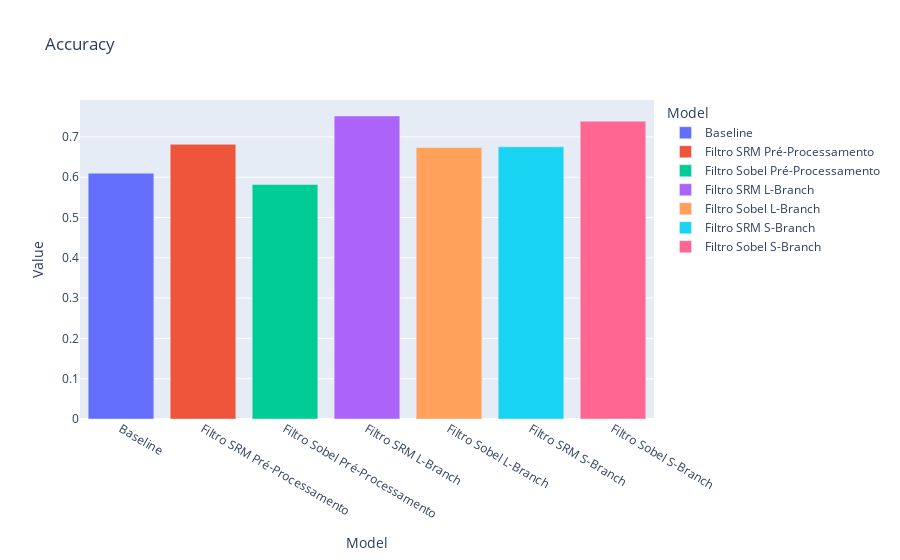
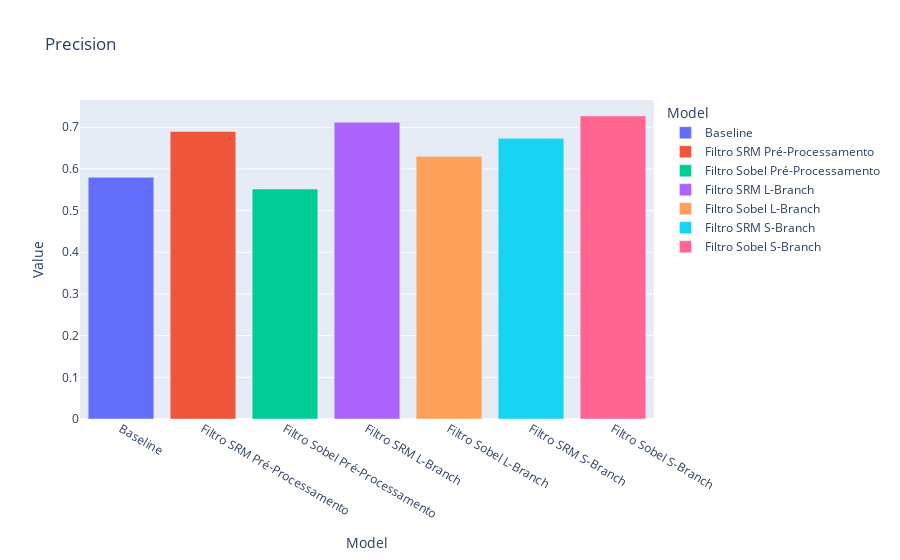
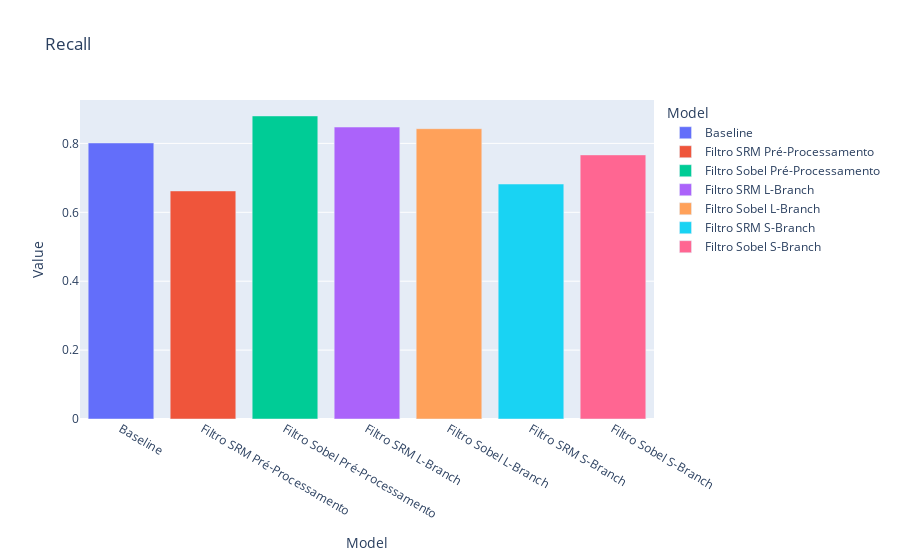
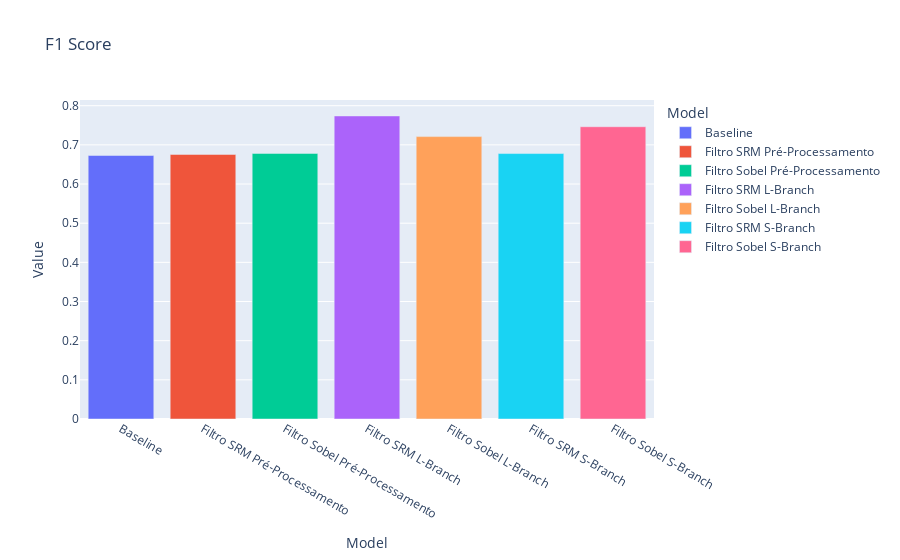

Notebook cell for these charts, in order:
### Code cell
import os
import pandas as pd
import plotly.express as px

all_metrics = []

for log in logs_to_read:
    path = os.path.join(logs_folder, str(log))
    
    # if log in [12, 13, '14_no_srm', '16_new_srm', '17_sobel_0_5']:
    metrics = os.path.join(path, 'metrics_dfdc.csv')
    # else:
    #     metrics = os.path.join(path, 'only_filter_3', 'metrics_dfdc.csv')

    df = pd.read_csv(metrics)
    
    model_info = get_model_info(path)
    is_srm = get_model(log)
    
    df['Model'] = is_srm
    
    all_metrics.append(df)

all_metrics_df = pd.concat(all_metrics, ignore_index=True)

metrics_to_plot = all_metrics_df['Metric'].unique()

for metric in metrics_to_plot:
    df_filtered = all_metrics_df[all_metrics_df['Metric'] == metric]
    
    fig = px.bar(df_filtered, y='Value', x='Model', title=f'{metric}', color='Model')
    fig.show()


all_metrics_celeb = []

for log in logs_to_read:
    path = os.path.join(logs_folder, str(log))

    
    # if log in [12, 13, '14_no_srm', '16_new_srm', '17_sobel_0_5']:
    metrics_celeb = os.path.join(path, 'metrics_celeb.csv')
    # else:
    #     metrics_celeb = os.path.join(path, 'only_filter_3', 'metrics_celeb.csv')

    df_celeb = pd.read_csv(metrics_celeb)
    
    model_info = get_model_info(path)
    
    is_srm = get_model(log)
    
    df_celeb['Model'] = is_srm
    
    all_metrics_celeb.append(df_celeb)

all_metrics_celeb_df = pd.concat(all_metrics_celeb, ignore_index=True)

for metric in metrics_to_plot:
    df_filtered_celeb = all_metrics_celeb_df[all_metrics_celeb_df['Metric'] == metric]
   
    fig = px.bar(df_filtered_celeb, y='Value', x='Model', title=f'{metric} - CELEBDFV2', color='Model')
    fig.show()

### Figure 1 — Plotly figure (JSON) as saved in the notebook; plotly's stock layout.template omitted (floating-point values rounded to 4 significant figures)
{"data": [{"alignmentgroup": "True", "hovertemplate": "Model=%{x}<br>Value=%{y}<extra></extra>", "legendgroup": "Baseline", "marker": {"color": "#636efa", "pattern": {"shape": ""}}, "name": "Baseline", "offsetgroup": "Baseline", "orientation": "v", "showlegend": true, "textposition": "auto", "type": "bar", "x": ["Baseline"], "xaxis": "x", "y": [0.61], "yaxis": "y"}, {"alignmentgroup": "True", "hovertemplate": "Model=%{x}<br>Value=%{y}<extra></extra>", "legendgroup": "Filtro SRM Pré-Processamento", "marker": {"color": "#EF553B", "pattern": {"shape": ""}}, "name": "Filtro SRM Pré-Processamento", "offsetgroup": "Filtro SRM Pré-Processamento", "orientation": "v", "showlegend": true, "textposition": "auto", "type": "bar", "x": ["Filtro SRM Pré-Processamento"], "xaxis": "x", "y": [0.6817], "yaxis": "y"}, {"alignmentgroup": "True", "hovertemplate": "Model=%{x}<br>Value=%{y}<extra></extra>", "legendgroup": "Filtro Sobel Pré-Processamento ", "marker": {"color": "#00cc96", "pattern": {"shape": ""}}, "name": "Filtro Sobel Pré-Processamento ", "offsetgroup": "Filtro Sobel Pré-Processamento ", "orientation": "v", "showlegend": true, "textposition": "auto", "type": "bar", "x": ["Filtro Sobel Pré-Processamento "], "xaxis": "x", "y": [0.582], "yaxis": "y"}, {"alignmentgroup": "True", "hovertemplate": "Model=%{x}<br>Value=%{y}<extra></extra>", "legendgroup": "Filtro SRM L-Branch", "marker": {"color": "#ab63fa", "pattern": {"shape": ""}}, "name": "Filtro SRM L-Branch", "offsetgroup": "Filtro SRM L-Branch", "orientation": "v", "showlegend": true, "textposition": "auto", "type": "bar", "x": ["Filtro SRM L-Branch"], "xaxis": "x", "y": [0.752], "yaxis": "y"}, {"alignmentgroup": "True", "hovertemplate": "Model=%{x}<br>Value=%{y}<extra></extra>", "legendgroup": "Filtro Sobel L-Branch", "marker": {"color": "#FFA15A", "pattern": {"shape": ""}}, "name": "Filtro Sobel L-Branch", "offsetgroup": "Filtro Sobel L-Branch", "orientation": "v", "showlegend": true, "textposition": "auto", "type": "bar", "x": ["Filtro Sobel L-Branch"], "xaxis": "x", "y": [0.6737], "yaxis": "y"}, {"alignmentgroup": "True", "hovertemplate": "Model=%{x}<br>Value=%{y}<extra></extra>", "legendgroup": "Filtro SRM S-Branch", "marker": {"color": "#19d3f3", "pattern": {"shape": ""}}, "name": "Filtro SRM S-Branch", "offsetgroup": "Filtro SRM S-Branch", "orientation": "v", "showlegend": true, "textposition": "auto", "type": "bar", "x": ["Filtro SRM S-Branch"], "xaxis": "x", "y": [0.6755], "yaxis": "y"}, {"alignmentgroup": "True", "hovertemplate": "Model=%{x}<br>Value=%{y}<extra></extra>", "legendgroup": "Filtro Sobel S-Branch", "marker": {"color": "#FF6692", "pattern": {"shape": ""}}, "name": "Filtro Sobel S-Branch", "offsetgroup": "Filtro Sobel S-Branch", "orientation": "v", "showlegend": true, "textposition": "auto", "type": "bar", "x": ["Filtro Sobel S-Branch"], "xaxis": "x", "y": [0.7391], "yaxis": "y"}], "layout": {"barmode": "relative", "legend": {"title": {"text": "Model"}, "tracegroupgap": 0}, "title": {"text": "Accuracy"}, "xaxis": {"anchor": "y", "categoryarray": ["Baseline", "Filtro SRM Pré-Processamento", "Filtro Sobel Pré-Processamento ", "Filtro SRM L-Branch", "Filtro Sobel L-Branch", "Filtro SRM S-Branch", "Filtro Sobel S-Branch"], "categoryorder": "array", "domain": [0, 1], "title": {"text": "Model"}}, "yaxis": {"anchor": "x", "domain": [0, 1], "title": {"text": "Value"}}}}

### Figure 2 — Plotly figure (JSON) as saved in the notebook; plotly's stock layout.template omitted (floating-point values rounded to 4 significant figures)
{"data": [{"alignmentgroup": "True", "hovertemplate": "Model=%{x}<br>Value=%{y}<extra></extra>", "legendgroup": "Baseline", "marker": {"color": "#636efa", "pattern": {"shape": ""}}, "name": "Baseline", "offsetgroup": "Baseline", "orientation": "v", "showlegend": true, "textposition": "auto", "type": "bar", "x": ["Baseline"], "xaxis": "x", "y": [0.58], "yaxis": "y"}, {"alignmentgroup": "True", "hovertemplate": "Model=%{x}<br>Value=%{y}<extra></extra>", "legendgroup": "Filtro SRM Pré-Processamento", "marker": {"color": "#EF553B", "pattern": {"shape": ""}}, "name": "Filtro SRM Pré-Processamento", "offsetgroup": "Filtro SRM Pré-Processamento", "orientation": "v", "showlegend": true, "textposition": "auto", "type": "bar", "x": ["Filtro SRM Pré-Processamento"], "xaxis": "x", "y": [0.6897], "yaxis": "y"}, {"alignmentgroup": "True", "hovertemplate": "Model=%{x}<br>Value=%{y}<extra></extra>", "legendgroup": "Filtro Sobel Pré-Processamento ", "marker": {"color": "#00cc96", "pattern": {"shape": ""}}, "name": "Filtro Sobel Pré-Processamento ", "offsetgroup": "Filtro Sobel Pré-Processamento ", "orientation": "v", "showlegend": true, "textposition": "auto", "type": "bar", "x": ["Filtro Sobel Pré-Processamento "], "xaxis": "x", "y": [0.5517], "yaxis": "y"}, {"alignmentgroup": "True", "hovertemplate": "Model=%{x}<br>Value=%{y}<extra></extra>", "legendgroup": "Filtro SRM L-Branch", "marker": {"color": "#ab63fa", "pattern": {"shape": ""}}, "name": "Filtro SRM L-Branch", "offsetgroup": "Filtro SRM L-Branch", "orientation": "v", "showlegend": true, "textposition": "auto", "type": "bar", "x": ["Filtro SRM L-Branch"], "xaxis": "x", "y": [0.712], "yaxis": "y"}, {"alignmentgroup": "True", "hovertemplate": "Model=%{x}<br>Value=%{y}<extra></extra>", "legendgroup": "Filtro Sobel L-Branch", "marker": {"color": "#FFA15A", "pattern": {"shape": ""}}, "name": "Filtro Sobel L-Branch", "offsetgroup": "Filtro Sobel L-Branch", "orientation": "v", "showlegend": true, "textposition": "auto", "type": "bar", "x": ["Filtro Sobel L-Branch"], "xaxis": "x", "y": [0.6302], "yaxis": "y"}, {"alignmentgroup": "True", "hovertemplate": "Model=%{x}<br>Value=%{y}<extra></extra>", "legendgroup": "Filtro SRM S-Branch", "marker": {"color": "#19d3f3", "pattern": {"shape": ""}}, "name": "Filtro SRM S-Branch", "offsetgroup": "Filtro SRM S-Branch", "orientation": "v", "showlegend": true, "textposition": "auto", "type": "bar", "x": ["Filtro SRM S-Branch"], "xaxis": "x", "y": [0.6737], "yaxis": "y"}, {"alignmentgroup": "True", "hovertemplate": "Model=%{x}<br>Value=%{y}<extra></extra>", "legendgroup": "Filtro Sobel S-Branch", "marker": {"color": "#FF6692", "pattern": {"shape": ""}}, "name": "Filtro Sobel S-Branch", "offsetgroup": "Filtro Sobel S-Branch", "orientation": "v", "showlegend": true, "textposition": "auto", "type": "bar", "x": ["Filtro Sobel S-Branch"], "xaxis": "x", "y": [0.7271], "yaxis": "y"}], "layout": {"barmode": "relative", "legend": {"title": {"text": "Model"}, "tracegroupgap": 0}, "title": {"text": "Precision"}, "xaxis": {"anchor": "y", "categoryarray": ["Baseline", "Filtro SRM Pré-Processamento", "Filtro Sobel Pré-Processamento ", "Filtro SRM L-Branch", "Filtro Sobel L-Branch", "Filtro SRM S-Branch", "Filtro Sobel S-Branch"], "categoryorder": "array", "domain": [0, 1], "title": {"text": "Model"}}, "yaxis": {"anchor": "x", "domain": [0, 1], "title": {"text": "Value"}}}}

### Figure 3 — Plotly figure (JSON) as saved in the notebook; plotly's stock layout.template omitted (floating-point values rounded to 4 significant figures)
{"data": [{"alignmentgroup": "True", "hovertemplate": "Model=%{x}<br>Value=%{y}<extra></extra>", "legendgroup": "Baseline", "marker": {"color": "#636efa", "pattern": {"shape": ""}}, "name": "Baseline", "offsetgroup": "Baseline", "orientation": "v", "showlegend": true, "textposition": "auto", "type": "bar", "x": ["Baseline"], "xaxis": "x", "y": [0.8012], "yaxis": "y"}, {"alignmentgroup": "True", "hovertemplate": "Model=%{x}<br>Value=%{y}<extra></extra>", "legendgroup": "Filtro SRM Pré-Processamento", "marker": {"color": "#EF553B", "pattern": {"shape": ""}}, "name": "Filtro SRM Pré-Processamento", "offsetgroup": "Filtro SRM Pré-Processamento", "orientation": "v", "showlegend": true, "textposition": "auto", "type": "bar", "x": ["Filtro SRM Pré-Processamento"], "xaxis": "x", "y": [0.662], "yaxis": "y"}, {"alignmentgroup": "True", "hovertemplate": "Model=%{x}<br>Value=%{y}<extra></extra>", "legendgroup": "Filtro Sobel Pré-Processamento ", "marker": {"color": "#00cc96", "pattern": {"shape": ""}}, "name": "Filtro Sobel Pré-Processamento ", "offsetgroup": "Filtro Sobel Pré-Processamento ", "orientation": "v", "showlegend": true, "textposition": "auto", "type": "bar", "x": ["Filtro Sobel Pré-Processamento "], "xaxis": "x", "y": [0.8797], "yaxis": "y"}, {"alignmentgroup": "True", "hovertemplate": "Model=%{x}<br>Value=%{y}<extra></extra>", "legendgroup": "Filtro SRM L-Branch", "marker": {"color": "#ab63fa", "pattern": {"shape": ""}}, "name": "Filtro SRM L-Branch", "offsetgroup": "Filtro SRM L-Branch", "orientation": "v", "showlegend": true, "textposition": "auto", "type": "bar", "x": ["Filtro SRM L-Branch"], "xaxis": "x", "y": [0.8475], "yaxis": "y"}, {"alignmentgroup": "True", "hovertemplate": "Model=%{x}<br>Value=%{y}<extra></extra>", "legendgroup": "Filtro Sobel L-Branch", "marker": {"color": "#FFA15A", "pattern": {"shape": ""}}, "name": "Filtro Sobel L-Branch", "offsetgroup": "Filtro Sobel L-Branch", "orientation": "v", "showlegend": true, "textposition": "auto", "type": "bar", "x": ["Filtro Sobel L-Branch"], "xaxis": "x", "y": [0.8427], "yaxis": "y"}, {"alignmentgroup": "True", "hovertemplate": "Model=%{x}<br>Value=%{y}<extra></extra>", "legendgroup": "Filtro SRM S-Branch", "marker": {"color": "#19d3f3", "pattern": {"shape": ""}}, "name": "Filtro SRM S-Branch", "offsetgroup": "Filtro SRM S-Branch", "orientation": "v", "showlegend": true, "textposition": "auto", "type": "bar", "x": ["Filtro SRM S-Branch"], "xaxis": "x", "y": [0.6821], "yaxis": "y"}, {"alignmentgroup": "True", "hovertemplate": "Model=%{x}<br>Value=%{y}<extra></extra>", "legendgroup": "Filtro Sobel S-Branch", "marker": {"color": "#FF6692", "pattern": {"shape": ""}}, "name": "Filtro Sobel S-Branch", "offsetgroup": "Filtro Sobel S-Branch", "orientation": "v", "showlegend": true, "textposition": "auto", "type": "bar", "x": ["Filtro Sobel S-Branch"], "xaxis": "x", "y": [0.7666], "yaxis": "y"}], "layout": {"barmode": "relative", "legend": {"title": {"text": "Model"}, "tracegroupgap": 0}, "title": {"text": "Recall"}, "xaxis": {"anchor": "y", "categoryarray": ["Baseline", "Filtro SRM Pré-Processamento", "Filtro Sobel Pré-Processamento ", "Filtro SRM L-Branch", "Filtro Sobel L-Branch", "Filtro SRM S-Branch", "Filtro Sobel S-Branch"], "categoryorder": "array", "domain": [0, 1], "title": {"text": "Model"}}, "yaxis": {"anchor": "x", "domain": [0, 1], "title": {"text": "Value"}}}}

### Figure 4 — Plotly figure (JSON) as saved in the notebook; plotly's stock layout.template omitted (floating-point values rounded to 4 significant figures)
{"data": [{"alignmentgroup": "True", "hovertemplate": "Model=%{x}<br>Value=%{y}<extra></extra>", "legendgroup": "Baseline", "marker": {"color": "#636efa", "pattern": {"shape": ""}}, "name": "Baseline", "offsetgroup": "Baseline", "orientation": "v", "showlegend": true, "textposition": "auto", "type": "bar", "x": ["Baseline"], "xaxis": "x", "y": [0.6729], "yaxis": "y"}, {"alignmentgroup": "True", "hovertemplate": "Model=%{x}<br>Value=%{y}<extra></extra>", "legendgroup": "Filtro SRM Pré-Processamento", "marker": {"color": "#EF553B", "pattern": {"shape": ""}}, "name": "Filtro SRM Pré-Processamento", "offsetgroup": "Filtro SRM Pré-Processamento", "orientation": "v", "showlegend": true, "textposition": "auto", "type": "bar", "x": ["Filtro SRM Pré-Processamento"], "xaxis": "x", "y": [0.6756], "yaxis": "y"}, {"alignmentgroup": "True", "hovertemplate": "Model=%{x}<br>Value=%{y}<extra></extra>", "legendgroup": "Filtro Sobel Pré-Processamento ", "marker": {"color": "#00cc96", "pattern": {"shape": ""}}, "name": "Filtro Sobel Pré-Processamento ", "offsetgroup": "Filtro Sobel Pré-Processamento ", "orientation": "v", "showlegend": true, "textposition": "auto", "type": "bar", "x": ["Filtro Sobel Pré-Processamento "], "xaxis": "x", "y": [0.6781], "yaxis": "y"}, {"alignmentgroup": "True", "hovertemplate": "Model=%{x}<br>Value=%{y}<extra></extra>", "legendgroup": "Filtro SRM L-Branch", "marker": {"color": "#ab63fa", "pattern": {"shape": ""}}, "name": "Filtro SRM L-Branch", "offsetgroup": "Filtro SRM L-Branch", "orientation": "v", "showlegend": true, "textposition": "auto", "type": "bar", "x": ["Filtro SRM L-Branch"], "xaxis": "x", "y": [0.7738], "yaxis": "y"}, {"alignmentgroup": "True", "hovertemplate": "Model=%{x}<br>Value=%{y}<extra></extra>", "legendgroup": "Filtro Sobel L-Branch", "marker": {"color": "#FFA15A", "pattern": {"shape": ""}}, "name": "Filtro Sobel L-Branch", "offsetgroup": "Filtro Sobel L-Branch", "orientation": "v", "showlegend": true, "textposition": "auto", "type": "bar", "x": ["Filtro Sobel L-Branch"], "xaxis": "x", "y": [0.7211], "yaxis": "y"}, {"alignmentgroup": "True", "hovertemplate": "Model=%{x}<br>Value=%{y}<extra></extra>", "legendgroup": "Filtro SRM S-Branch", "marker": {"color": "#19d3f3", "pattern": {"shape": ""}}, "name": "Filtro SRM S-Branch", "offsetgroup": "Filtro SRM S-Branch", "orientation": "v", "showlegend": true, "textposition": "auto", "type": "bar", "x": ["Filtro SRM S-Branch"], "xaxis": "x", "y": [0.6779], "yaxis": "y"}, {"alignmentgroup": "True", "hovertemplate": "Model=%{x}<br>Value=%{y}<extra></extra>", "legendgroup": "Filtro Sobel S-Branch", "marker": {"color": "#FF6692", "pattern": {"shape": ""}}, "name": "Filtro Sobel S-Branch", "offsetgroup": "Filtro Sobel S-Branch", "orientation": "v", "showlegend": true, "textposition": "auto", "type": "bar", "x": ["Filtro Sobel S-Branch"], "xaxis": "x", "y": [0.7463], "yaxis": "y"}], "layout": {"barmode": "relative", "legend": {"title": {"text": "Model"}, "tracegroupgap": 0}, "title": {"text": "F1 Score"}, "xaxis": {"anchor": "y", "categoryarray": ["Baseline", "Filtro SRM Pré-Processamento", "Filtro Sobel Pré-Processamento ", "Filtro SRM L-Branch", "Filtro Sobel L-Branch", "Filtro SRM S-Branch", "Filtro Sobel S-Branch"], "categoryorder": "array", "domain": [0, 1], "title": {"text": "Model"}}, "yaxis": {"anchor": "x", "domain": [0, 1], "title": {"text": "Value"}}}}
